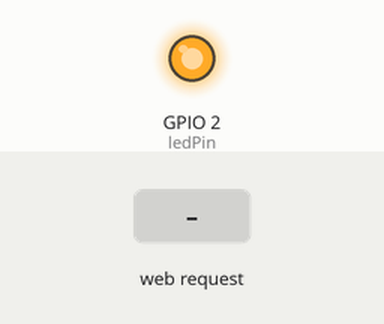
A sketch run on a simulated ESP8266 (NodeMCU). On the bench: output pins drawn as LEDs (lit = HIGH). The test bench sets the inputs (shaded band). WiFi joins after 1.5 s; servers stay silent unless stated; what the sketch prints to the serial monitor is not drawn.

Above: at 2.7 s.
2.8 s: HTTP request GET /ON received
At 3.1 s:
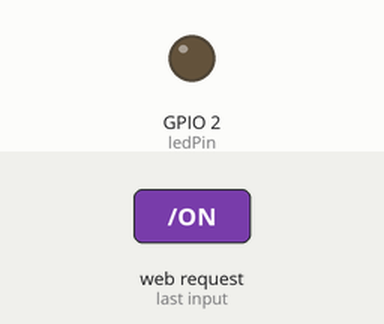
4.3 s: HTTP request GET /OFF received
At 5.4 s:
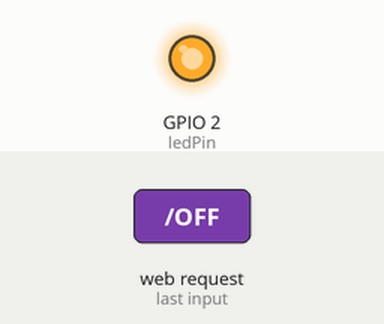
Timing chart, 0 to 7.3 s (numbered marks = the images above; inputs shaded):
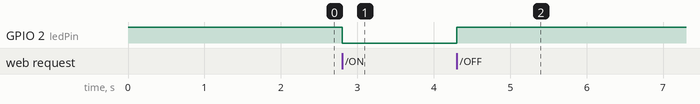

Measured:
- after the input at 2.8 s, GPIO 2 (ledPin): HIGH → LOW at once
- after the input at 4.3 s, GPIO 2 (ledPin): LOW → HIGH at once

The sketch:

LED2BUTTON.ino
```cpp
#include <ESP8266WiFi.h>

// Replace with your network credentials
const char* ssid = "SREEHARI";
const char* password = "447643899";

WiFiServer server(80);

const int ledPin = LED_BUILTIN;  // D4 on NodeMCU
String ledStatus = "OFF";

void setup() {
  Serial.begin(115200);
  pinMode(ledPin, OUTPUT);
  digitalWrite(ledPin, HIGH); // OFF for built-in LED

  WiFi.begin(ssid, password);
  Serial.print("Connecting to WiFi");
  while (WiFi.status() != WL_CONNECTED) {
    delay(500);
    Serial.print(".");
  }

  Serial.println("\nWiFi connected. IP address: ");
  Serial.println(WiFi.localIP());
  server.begin();
}

void loop() {
  WiFiClient client = server.available();
  if (client) {
    Serial.println("New Client Connected.");
    String currentLine = "";

    while (client.connected()) {
      if (client.available()) {
        char c = client.read();
        currentLine += c;

        // Detect end of request
        if (c == '\n') {
          // Process request
          if (currentLine.indexOf("GET /ON") >= 0) {
            digitalWrite(ledPin, LOW);  // Turn ON
            ledStatus = "ON";
          } else if (currentLine.indexOf("GET /OFF") >= 0) {
            digitalWrite(ledPin, HIGH); // Turn OFF
            ledStatus = "OFF";
          }

          // Send HTML page
          client.println("HTTP/1.1 200 OK");
          client.println("Content-Type: text/html");
          client.println("Connection: close");
          client.println();
          client.println("<!DOCTYPE html><html>");
          client.println("<head><meta charset='UTF-8'><title>LED Control</title></head>");
          client.println("<body style='text-align:center;'>");
          client.println("<h1>NodeMCU LED Control</h1>");
          client.println("<p>Status: <strong>" + ledStatus + "</strong></p>");
          client.println("<a href='/ON'><button style='padding:10px;'>Turn ON</button></a>");
          client.println("<a href='/OFF'><button style='padding:10px;'>Turn OFF</button></a>");
          client.println("</body></html>");

          break;
        }
      }
    }

    delay(1);
  }
}
```
